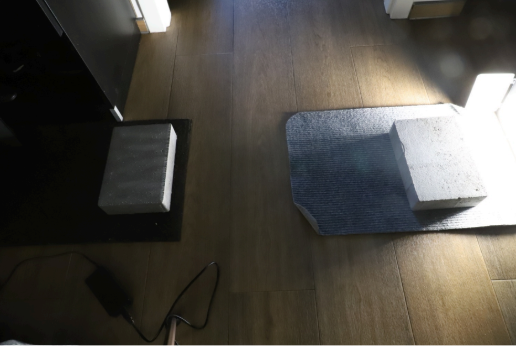
#> input picture example.png, 516 x 346 px
$ python dynamicROI.py
#> lines starting #> are read from the running program, lines starting #| are printed output that depends on the picture
import cv2

image = cv2.imread('example.png', cv2.IMREAD_GRAYSCALE)
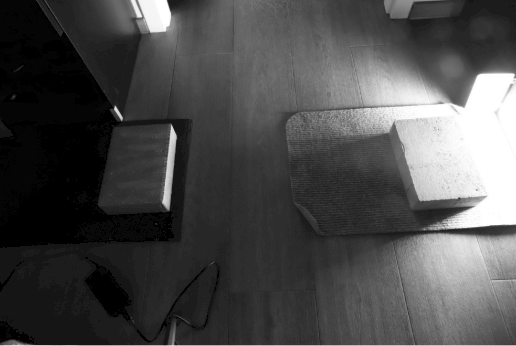
#> image: shape (346, 516); min 0, max 255, mean 74.9
if image is None:
    print("Błąd: Nie udało się wczytać obrazu.")
    exit()

roi_width = 100
roi_height = 100

x = 0

while True:
    roi = image[0:roi_height, x:x + roi_width]
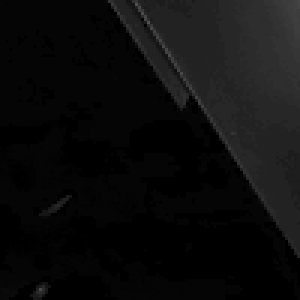
#> roi: shape (100, 100) (shown 3 times larger); min 0, max 80, mean 12.7

    cv2.imshow('Moving ROI', roi)

    key = cv2.waitKey(100) & 0xFF
#> (key q is pressed here)

    if key == ord('q'):
        break

    x += 10
    if x + roi_width > image.shape[1]:
        x = 0

cv2.destroyAllWindows()
